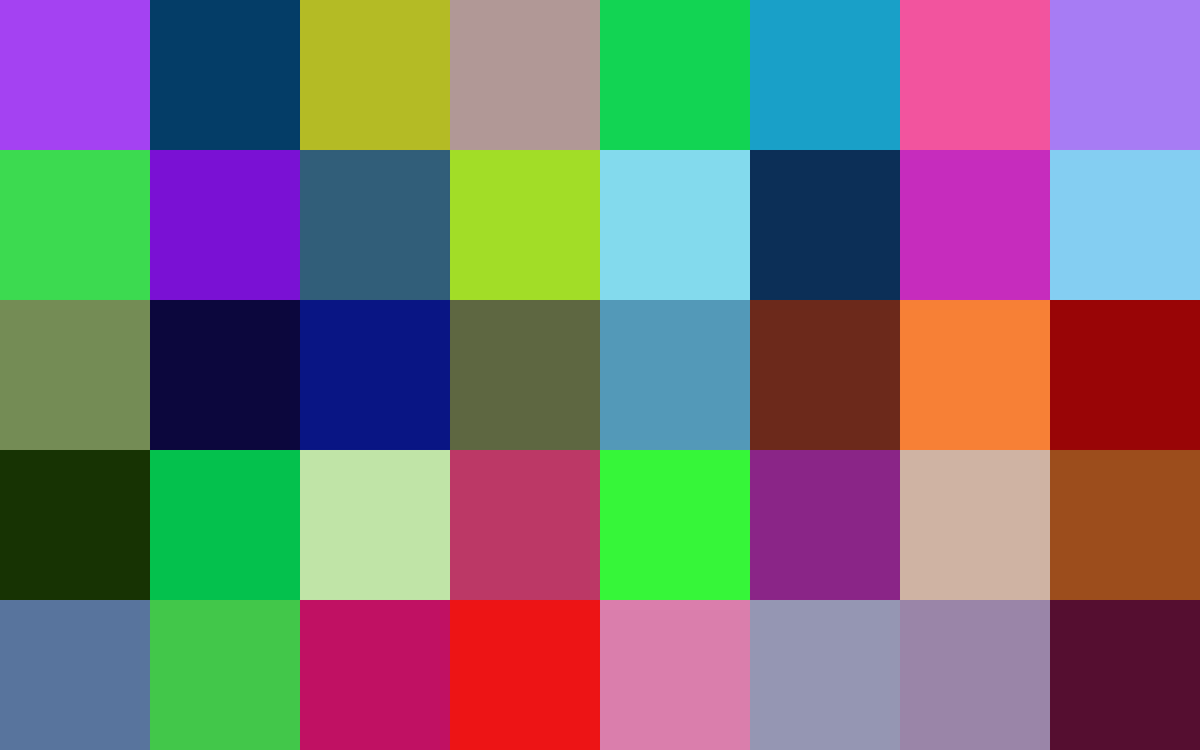
Frame 1 (no input)
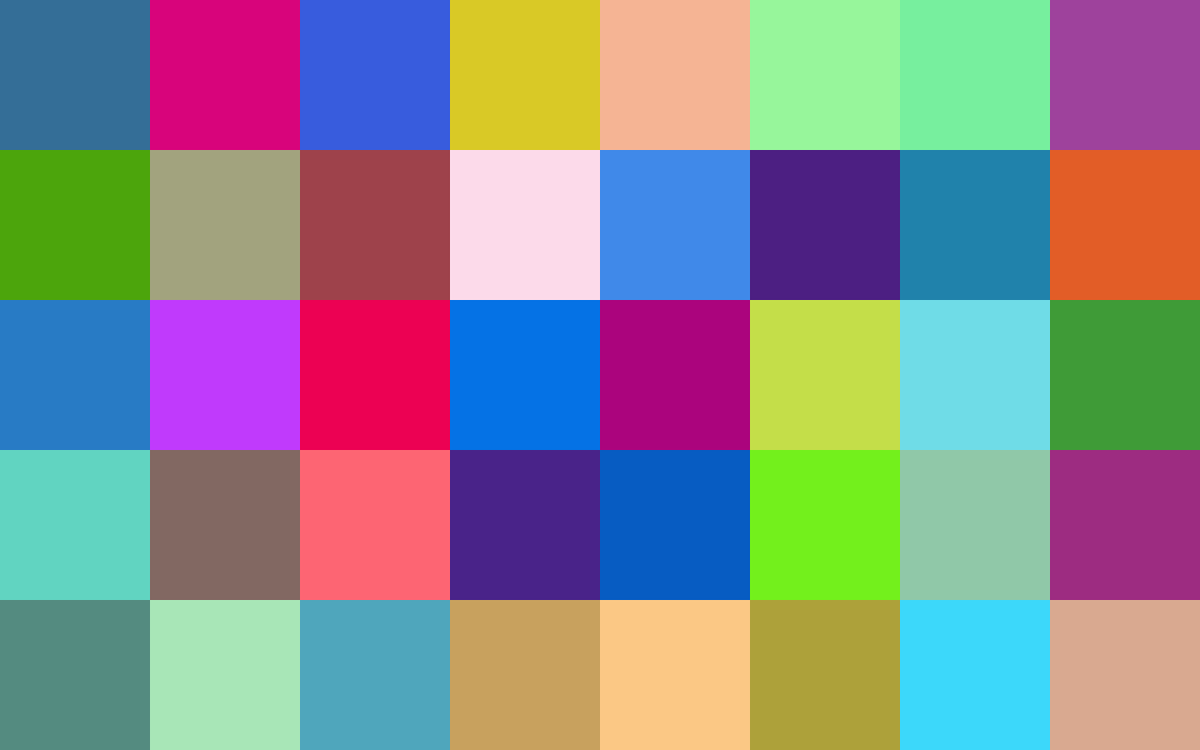
Frame 60 (the mouse pressed at the canvas centre just before this capture)
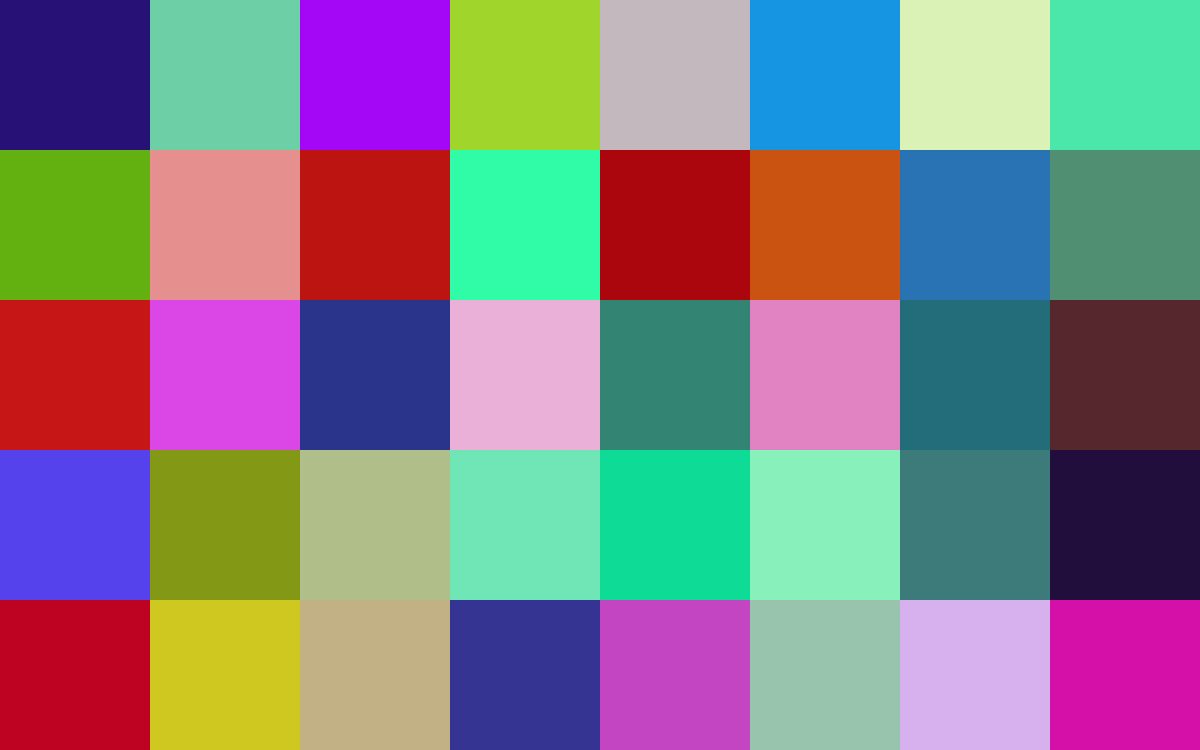
Frame 120 (the mouse held since frame 60 and released just before this capture)

The Processing sketch that drew these frames (run headless with seeded random() and noise(); from frame 60 on, the mouse is pressed at the canvas centre):

// Processing sketch: Type_2_Box_Grid
// ── Type_2_Box_Grid.pde
//horizontal and vertival positions to be used
//The aspect ratio of the screen is 1.6 : 1
float horizontal = 8;
float vertical = 5;


float sqwidth;
float sqheight;

int x = 0;
int y = 0;

//counter to manage iteration
int count;

//flip to manage when to decrease
int flip = 1;

//manage legnth of cycles
int cyclen;

void setup() {
  //initialise the ints
  //grid = new int[2][2];
  //fullScreen();  
  size(1280, 800);
  cyclen = 200;
}

void draw() {
  //width of square
  sqwidth = width/horizontal;
  //height of square
  sqheight = height/vertical;

  //stop outlines
  noStroke();

  //nested for loop to do horizontal and vertical stacking of boxes
  for (int i=0; i<=horizontal; i++) {
    for (int j=0; j<=vertical; j++) {
      fill(map(random(63), 0, 63, 0, 255), map(random(63), 0, 63, 0, 255), map(random(63), 0, 63, 0, 255));
      rect(sqwidth*i, sqheight*j, sqwidth, sqheight);
    }
  }
  
  count++;
  
  if (count == cyclen && flip == 1) {
   horizontal = horizontal * 2;
   vertical = vertical * 2;
   count = 0;
   cyclen = cyclen - 20;
   print(horizontal);
  }
  
  if (count == cyclen && flip == 1){
    horizontal = horizontal / 2;
    vertical = vertical / 2;
    cyclen = cyclen + 20;
    count = 0;
  }
  
  if (horizontal == 1024.0 || horizontal == 8.0) {
   flip = -flip;
  }
 


}
